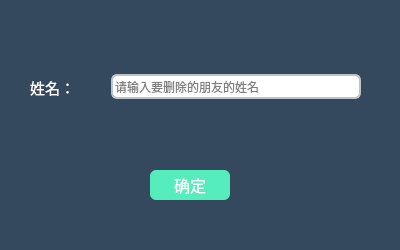
<?xml version="1.0" encoding="UTF-8"?>
<ui version="4.0">
 <class>deletefriend</class>
 <widget class="QWidget" name="deletefriend">
  <property name="geometry">
   <rect>
    <x>0</x>
    <y>0</y>
    <width>400</width>
    <height>250</height>
   </rect>
  </property>
  <property name="minimumSize">
   <size>
    <width>400</width>
    <height>250</height>
   </size>
  </property>
  <property name="maximumSize">
   <size>
    <width>400</width>
    <height>250</height>
   </size>
  </property>
  <property name="windowTitle">
   <string>删除朋友信息</string>
  </property>
  <property name="styleSheet">
   <string notr="true">QPushButton{border-radius:6;color:white;background-color:rgb(85, 237, 187);}
QPushButton:pressed{border-radius:6;color:white;background-color:rgb(191, 240, 224);}
QLineEdit{border:2px solid #bdc3c7;border-radius: 6;}
QWidget#deletefriend{background-color: #34495e;}
QLabel{color:white;}</string>
  </property>
  <widget class="QWidget" name="widget" native="true">
   <property name="geometry">
    <rect>
     <x>30</x>
     <y>70</y>
     <width>331</width>
     <height>34</height>
    </rect>
   </property>
   <layout class="QHBoxLayout" name="horizontalLayout">
    <item>
     <widget class="QLabel" name="label">
      <property name="font">
       <font>
        <pointsize>11</pointsize>
       </font>
      </property>
      <property name="text">
       <string>姓名：</string>
      </property>
     </widget>
    </item>
    <item>
     <widget class="QLineEdit" name="friendnamelineEdit">
      <property name="minimumSize">
       <size>
        <width>250</width>
        <height>25</height>
       </size>
      </property>
      <property name="maximumSize">
       <size>
        <width>250</width>
        <height>25</height>
       </size>
      </property>
      <property name="placeholderText">
       <string>请输入要删除的朋友的姓名</string>
      </property>
     </widget>
    </item>
   </layout>
  </widget>
  <widget class="QPushButton" name="surepushButton">
   <property name="geometry">
    <rect>
     <x>150</x>
     <y>170</y>
     <width>80</width>
     <height>30</height>
    </rect>
   </property>
   <property name="minimumSize">
    <size>
     <width>80</width>
     <height>30</height>
    </size>
   </property>
   <property name="maximumSize">
    <size>
     <width>80</width>
     <height>30</height>
    </size>
   </property>
   <property name="font">
    <font>
     <pointsize>12</pointsize>
    </font>
   </property>
   <property name="text">
    <string>确定</string>
   </property>
  </widget>
 </widget>
 <resources/>
 <connections/>
</ui>
